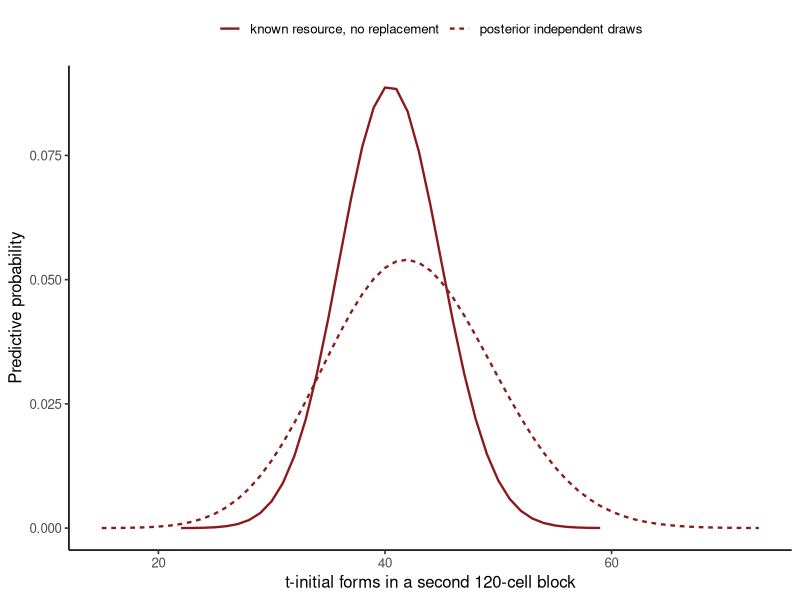

Generate this figure with R:
## ---- chunk 1
#| label: compute-unimorph-predictive-designs
library(ggplot2)

population <- read.csv(
  "data/unimorph-turkish/verb-past-population.csv",
  stringsAsFactors = FALSE
)
sample_120 <- read.csv(
  "data/unimorph-turkish/verb-past-sample-120.csv",
  stringsAsFactors = FALSE
)

N <- nrow(population)
K <- sum(population$t_initial)
n <- nrow(sample_120)
k <- sum(sample_120$t_initial)
N_remaining <- N - n
K_remaining <- K - k
m <- n

unit_count <- 1L
alpha_post <- unit_count + k
beta_post <- unit_count + n - k
support <- 0:m

posterior_mass <- exp(
  lchoose(m, support) +
    lbeta(support + alpha_post, m - support + beta_post) -
    lbeta(alpha_post, beta_post)
)
finite_mass <- dhyper(
  support, m = K_remaining,
  n = N_remaining - K_remaining, k = m
)

posterior_mean <- m * alpha_post / (alpha_post + beta_post)
posterior_variance <- m * alpha_post * beta_post *
  (alpha_post + beta_post + m) /
  ((alpha_post + beta_post)^2 * (alpha_post + beta_post + 1))
finite_mean <- m * K_remaining / N_remaining
finite_variance <- m * K_remaining / N_remaining *
  (1 - K_remaining / N_remaining) *
  (N_remaining - m) / (N_remaining - 1)

stopifnot(
  N == 588L, K == 200L, n == 120L, k == 42L,
  abs(sum(posterior_mass) - 1) < 1e-12,
  abs(sum(finite_mass) - 1) < 1e-12
)

data.frame(
  design = c("posterior independent block", "remaining resource without replacement"),
  expected_count = c(posterior_mean, finite_mean),
  variance = c(posterior_variance, finite_variance),
  next_cell_probability = c(
    alpha_post / (alpha_post + beta_post),
    K_remaining / N_remaining
  )
)
## ---- chunk 2
#| label: plot-unimorph-predictive-designs
#| fig-cap: "Predictive masses for a second 120-cell block. The posterior beta-binomial uses an independent-draw model; the narrower hypergeometric mass uses the known remaining finite population."
predictive <- rbind(
  data.frame(count = support, probability = posterior_mass,
             design = "posterior independent draws"),
  data.frame(count = support, probability = finite_mass,
             design = "known resource, no replacement")
)

ggplot(subset(predictive, probability > 1e-5),
       aes(count, probability, linetype = design)) +
  geom_line(color = "#8B1A1A", linewidth = 0.8) +
  labs(x = "t-initial forms in a second 120-cell block",
       y = "Predictive probability", linetype = NULL) +
  theme_classic(base_size = 12) +
  theme(legend.position = "top")
## ---- chunk 3
#| label: decompose-unimorph-predictive-variance
theta_mean <- alpha_post / (alpha_post + beta_post)
theta_variance <- alpha_post * beta_post /
  ((alpha_post + beta_post)^2 * (alpha_post + beta_post + 1))
mean_conditional_variance <- m *
  (theta_mean * (1 - theta_mean) - theta_variance)
variance_conditional_mean <- m^2 * theta_variance

stopifnot(abs(mean_conditional_variance + variance_conditional_mean -
                posterior_variance) < 1e-10)
data.frame(mean_conditional_variance, variance_conditional_mean,
           total = posterior_variance)
